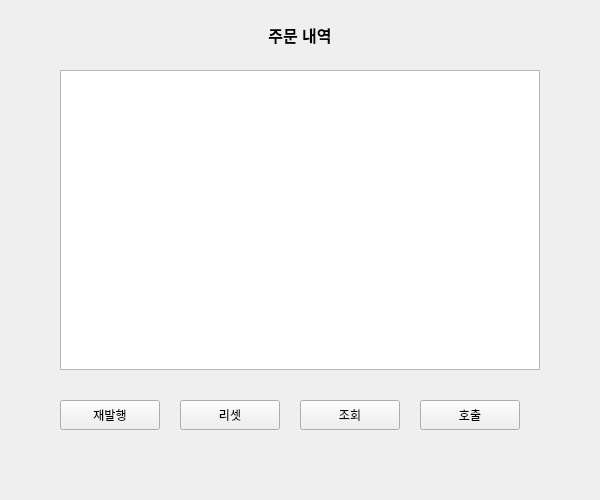
<?xml version="1.0" encoding="UTF-8"?>
<ui version="4.0">
 <class>POS</class>
 <widget class="QMainWindow" name="POS">
  <property name="geometry">
   <rect>
    <x>0</x>
    <y>0</y>
    <width>600</width>
    <height>500</height>
   </rect>
  </property>
  <property name="windowTitle">
   <string>POS</string>
  </property>
  <widget class="QWidget" name="centralwidget">
   <widget class="QLabel" name="titleLabel">
    <property name="geometry">
     <rect>
      <x>200</x>
      <y>20</y>
      <width>200</width>
      <height>30</height>
     </rect>
    </property>
    <property name="styleSheet">
     <string>font-size: 16px; font-weight: bold;</string>
    </property>
    <property name="text">
     <string>주문 내역</string>
    </property>
    <property name="alignment">
     <set>Qt::AlignCenter</set>
    </property>
   </widget>
   <widget class="QTextBrowser" name="textBrowser">
    <property name="geometry">
     <rect>
      <x>60</x>
      <y>70</y>
      <width>480</width>
      <height>300</height>
     </rect>
    </property>
   </widget>
   <widget class="QPushButton" name="republishButton">
    <property name="geometry">
     <rect>
      <x>60</x>
      <y>400</y>
      <width>100</width>
      <height>30</height>
     </rect>
    </property>
    <property name="text">
     <string>재발행</string>
    </property>
   </widget>
   <widget class="QPushButton" name="resetButton">
    <property name="geometry">
     <rect>
      <x>180</x>
      <y>400</y>
      <width>100</width>
      <height>30</height>
     </rect>
    </property>
    <property name="text">
     <string>리셋</string>
    </property>
   </widget>
   <widget class="QPushButton" name="resetButton_2">
    <property name="geometry">
     <rect>
      <x>300</x>
      <y>400</y>
      <width>100</width>
      <height>30</height>
     </rect>
    </property>
    <property name="text">
     <string>조회</string>
    </property>
   </widget>
   <widget class="QPushButton" name="resetButton_3">
    <property name="geometry">
     <rect>
      <x>420</x>
      <y>400</y>
      <width>100</width>
      <height>30</height>
     </rect>
    </property>
    <property name="text">
     <string>호출</string>
    </property>
   </widget>
  </widget>
 </widget>
 <resources/>
 <connections/>
</ui>
